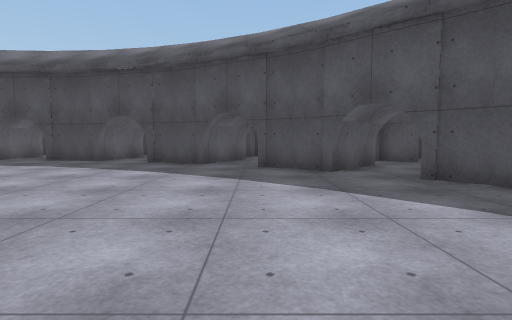
[1] (above)

24 first-person views from a walk through a Unity game level. The camera is 1.2 m above the floor, tilts 4° down and sees 80° across. The floor is counted in squares, 2 m on a side. Each view is taken from the middle of a square. On the plan, view 1 faces up. The plan holds only what a view shows up to about 9 squares ahead; the rest is blank. Some surface patterns are stand-ins.

[2]
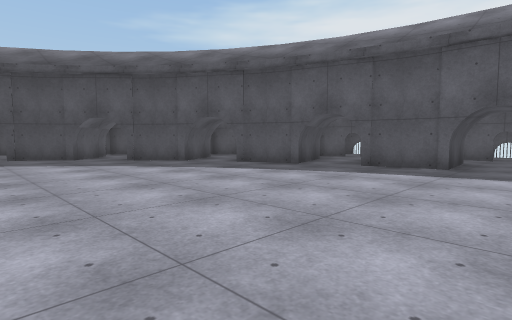

[3]
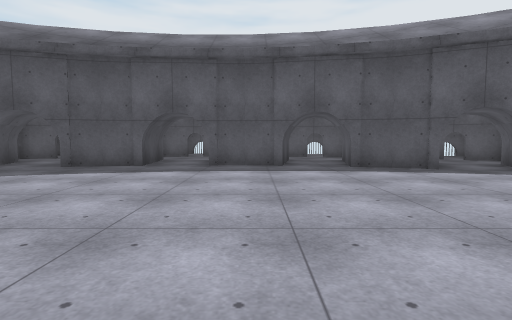

[4]
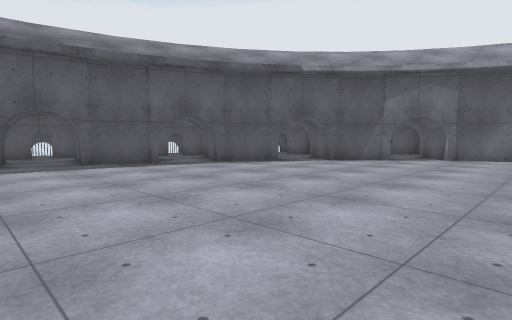

[5]
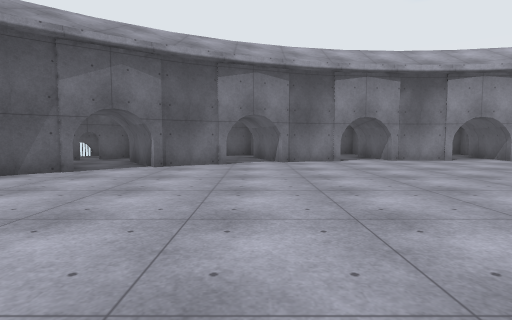

[6]
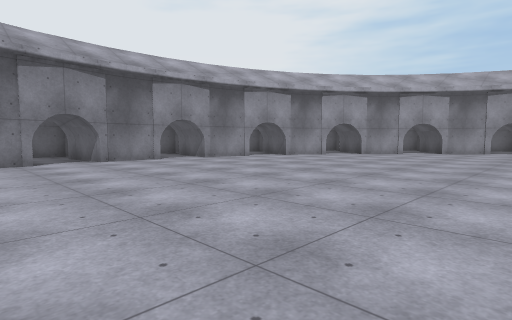

[7]
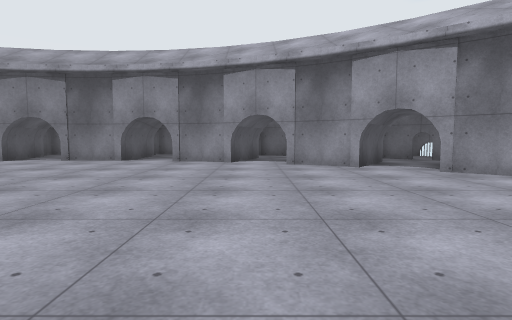

[8]
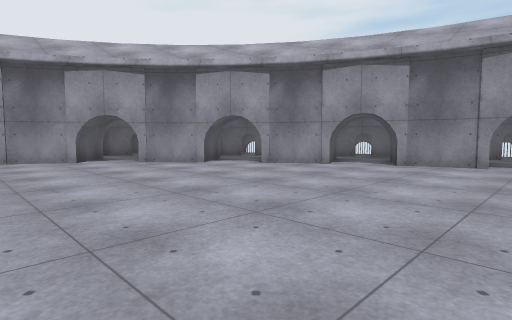

[9]
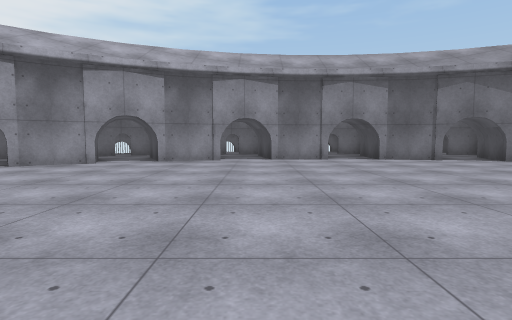

[10]
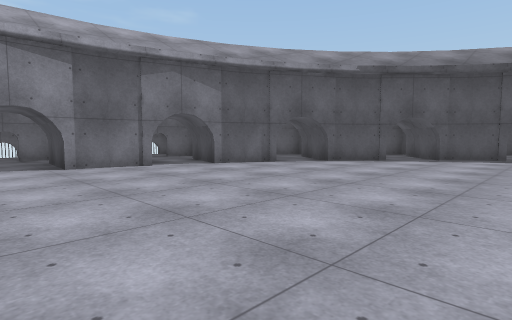

[11]
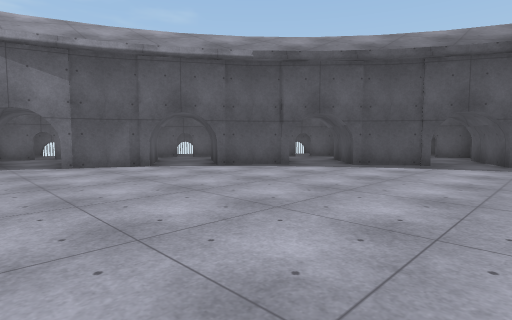

[12]
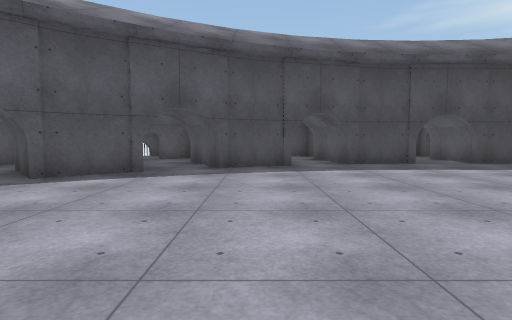

[13]
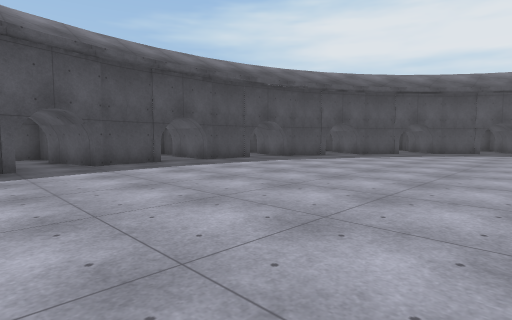

[14]
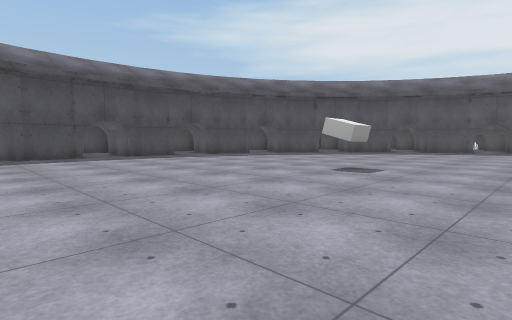

[15]
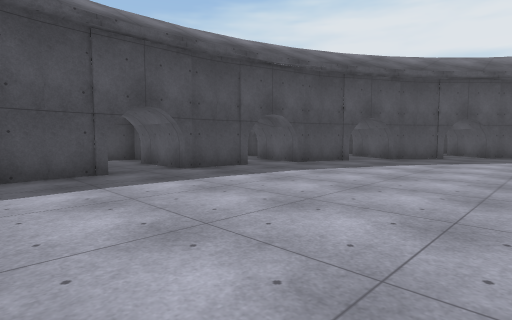

[16]
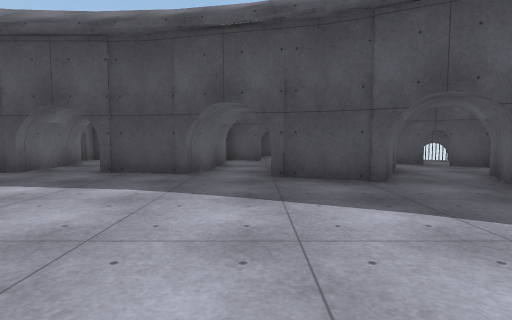

[17]
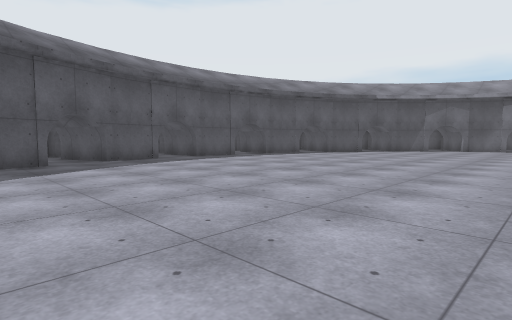

[18]
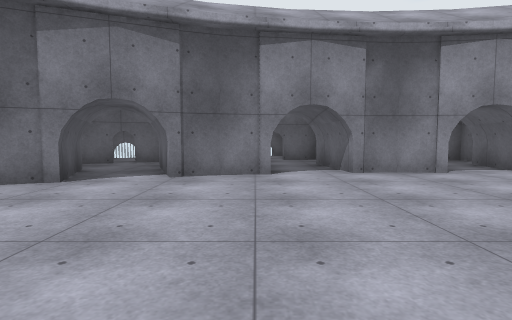

[19]
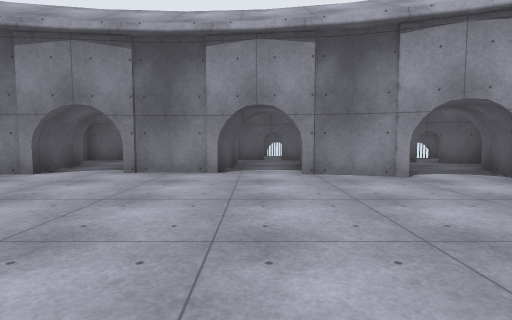

[20]
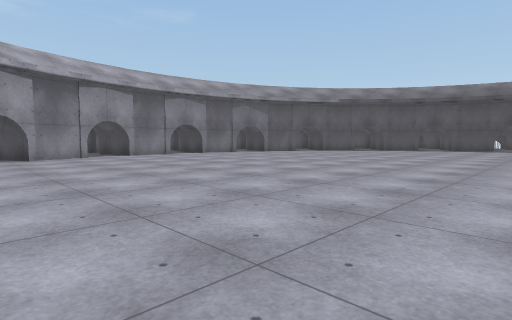

[21]
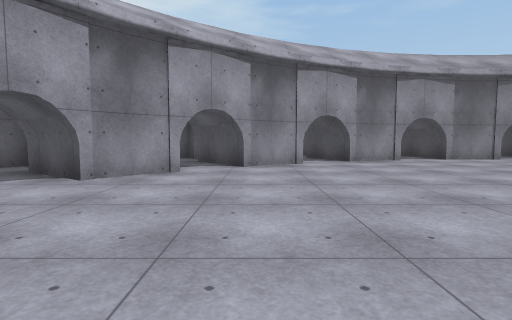

[22]
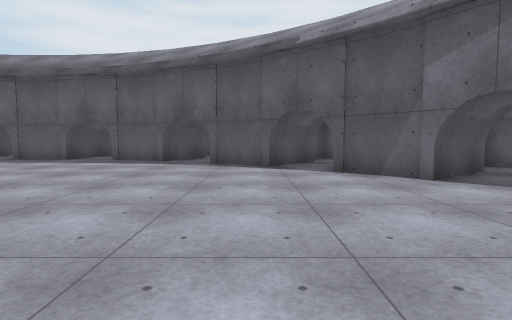

[23]
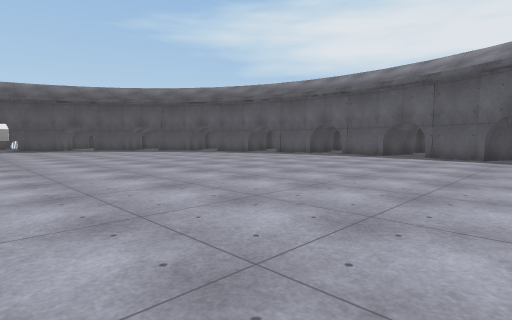

[24]
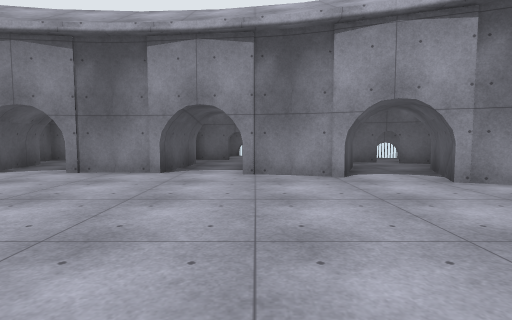

### Floor plan
Key: @ floor where view 1 was taken; # wall or solid block; . floor; O other object.
Columns run from 22 left of view 1 to 9 right of it. Each row starts with its distance up from view 1.
 12              ######
 11              # ...#
 10              ###.##
  9              ###.###
  8          #####....#####
  7        ####..........####
  6       ###..............###
  5       #..................#
  4    ####..................##
  3    #......................##
  2 #####......................# ##
  1 #.###.............O........###.
  0 #.....................@.......
 -1 #  #........................##
 -2 ####........................####
 -3 #.............    .............#
 -4    #..........    ..........#
 -5    #...........  ...........##
 -6    ............  ............##
 -7    #...........  ...........##
 -8    #........................#
 -9    ##......................##
-10    ##......................##
-11     ##....................##
-12     ##....................##
-13      ###................###
-14       ##................##
-15      ##..##..........##..##
-16      #..###.##....##.###..#
-17      #########.##.#### ####
-18            ###.##.###
-19             #......#
-20             ########

Positions as (right, up) in squares from view 1, and headings:
1: (0, 0), facing up
2: (-1, -4), facing up-right
3: (-1, -5), facing right
4: (-2, -5), facing down-right
5: (-2, -8), facing down
6: (-3, -8), facing down-left
7: (-11, -8), facing down
8: (-11, -6), facing down-left
9: (-10, -6), facing left
10: (-12, -4), facing up-left
11: (-11, -1), facing up-left
12: (-11, 1), facing up
13: (-11, 1), facing up-right
14: (-10, -2), facing up-right
15: (-9, 3), facing up-right
16: (-3, 3), facing up
17: (-3, 2), facing down-right
18: (-4, -11), facing down
19: (-8, -11), facing down
20: (-8, -10), facing up-left
21: (-10, -11), facing left
22: (-3, -11), facing right
23: (-5, -10), facing up-right
24: (-9, -11), facing down
